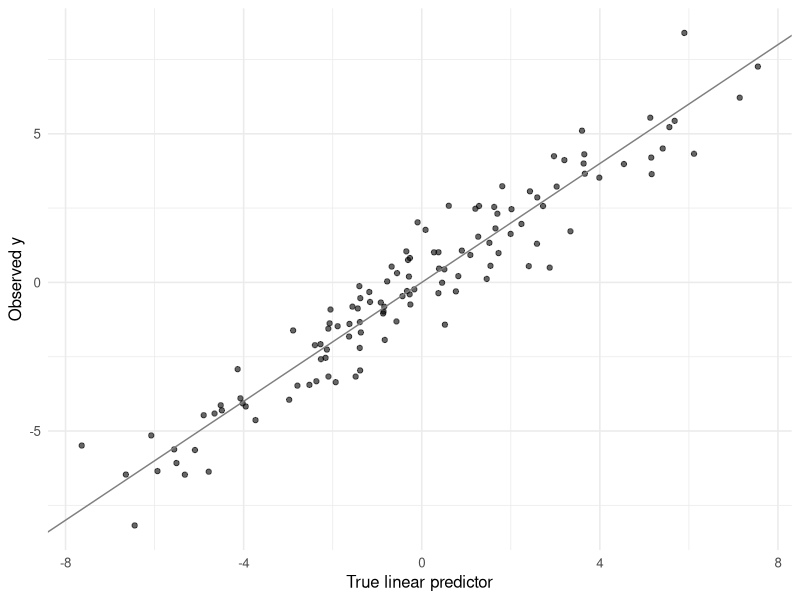

Write the R code that produced this figure.
## ---- chunk 1
#| label: setup
library(tidyverse)
library(glmnet)
set.seed(42)
theme_set(theme_minimal(base_size = 12))
## ---- chunk 2
n <- 120; p <- 40
X <- matrix(rnorm(n * p), n, p)
beta <- c(rep(1.5, 5), rep(0, p - 5))
y <- as.numeric(X %*% beta + rnorm(n, sd = 1.0))

tibble(yhat_naive = as.numeric(X %*% beta), y = y) |>
  ggplot(aes(yhat_naive, y)) +
  geom_point(alpha = 0.6) +
  geom_abline(slope = 1, intercept = 0, colour = "grey50") +
  labs(x = "True linear predictor", y = "Observed y")
## ---- chunk 3
cv1 <- cv.glmnet(X, y, alpha = 1, nfolds = 5)
naive_mse <- min(cv1$cvm)
naive_mse
## ---- chunk 4
K <- 5
folds <- sample(rep(1:K, length.out = n))
outer_mse <- numeric(K)
for (k in 1:K) {
  tr <- folds != k; te <- folds == k
  fit_k <- cv.glmnet(X[tr, ], y[tr], alpha = 1, nfolds = 5)
  yhat  <- as.numeric(predict(fit_k, newx = X[te, ], s = "lambda.min"))
  outer_mse[k] <- mean((y[te] - yhat)^2)
}
nested_mse <- mean(outer_mse)
c(naive = naive_mse, nested = nested_mse)
## ---- chunk 5
B <- 50
errs_in <- errs_oob <- numeric(B)
for (b in 1:B) {
  idx <- sample.int(n, n, replace = TRUE)
  oob <- setdiff(seq_len(n), unique(idx))
  fit_b <- cv.glmnet(X[idx, ], y[idx], alpha = 1, nfolds = 5)
  yhat_in  <- as.numeric(predict(fit_b, newx = X[idx, ],  s = "lambda.min"))
  yhat_oob <- as.numeric(predict(fit_b, newx = X[oob, ],  s = "lambda.min"))
  errs_in[b]  <- mean((y[idx] - yhat_in)^2)
  errs_oob[b] <- mean((y[oob] - yhat_oob)^2)
}
err_app <- mean(errs_in); err_oob <- mean(errs_oob)
err_632 <- 0.368 * err_app + 0.632 * err_oob
c(apparent = err_app, oob = err_oob, boot632 = err_632,
  nested = nested_mse)
## ---- chunk 6
sessionInfo()
